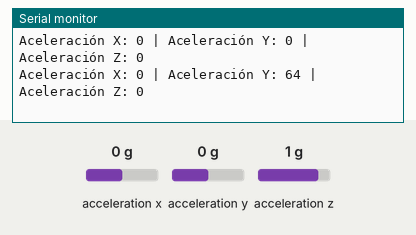
The sketch below on a simulated Arduino Uno, built with avr-gcc and run on an emulated ATmega328P. Parts: the last lines printed to the serial monitor. Wiring (inferred from the names in the program): MPU-6050 motion sensor at I2C address 0x68. The inputs (shaded band) are chosen by the test bench; at power-on: acceleration x 0 g, acceleration y 0 g, acceleration z 1 g.

Above: at 1.8 s.
1.9 s: acceleration x set to -1.4 g
At 3.0 s:
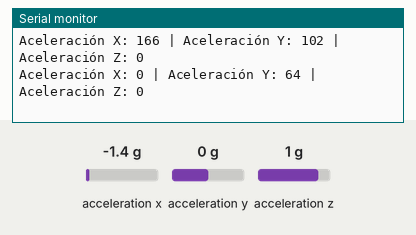
3.4 s: acceleration y set to -1.4 g
At 4.7 s:
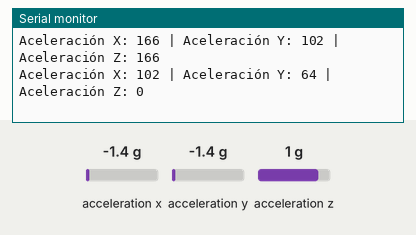
4.9 s: acceleration z set to -1.4 g
At 6.2 s:
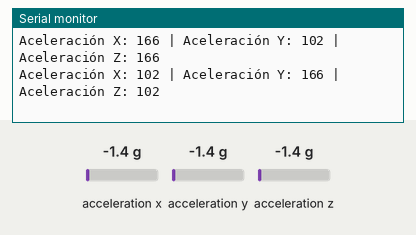
Timing chart, 0 to 7.9 s (numbered marks = the images above; inputs shaded):
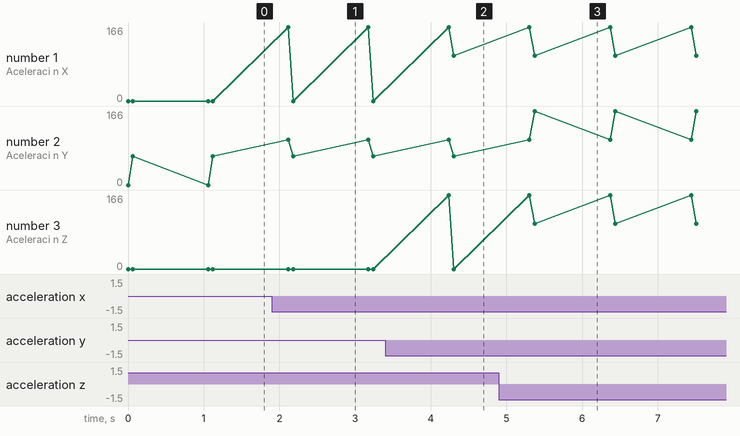

The sketch:

test_2_acelerometro.ino
```cpp
#include <Wire.h>

const int MPU = 0x68; // Dirección I2C del MPU6050

void setup() {
  Wire.begin();
  Serial.begin(9600);
}

void loop() {
  Wire.beginTransmission(MPU);
  Wire.write(0x3B); // Registro de lectura de acelerómetro
  Wire.endTransmission();
  Wire.requestFrom(MPU, 6); // Leer 6 bytes de datos
  while(Wire.available()) {
    int data = Wire.read();
    Serial.print("Aceleración X: ");
    Serial.print(data, DEC);
    Serial.print(" | Aceleración Y: ");
    data = Wire.read();
    Serial.print(data, DEC);
    Serial.print(" | Aceleración Z: ");
    data = Wire.read();
    Serial.println(data, DEC);
  }
  delay(1000);
}
```

Measured:
- after the input at 1.9 s, the serial monitor: prints a new line after 0.22 s (image 1)
- after the input at 3.4 s, the serial monitor: prints a new line after 0.84 s (image 2)
- after the input at 4.9 s, the serial monitor: prints a new line after 0.47 s (image 3)
